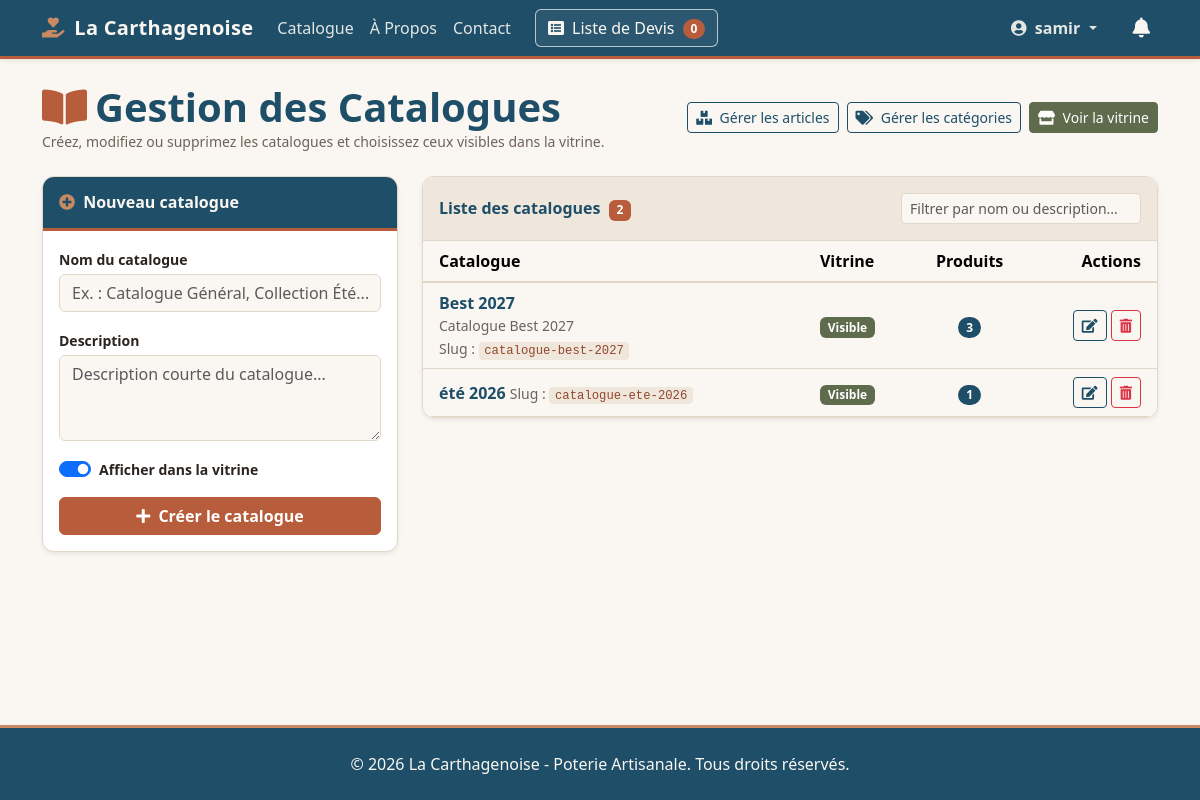
The page /gestion/catalogues/ (signed in) on the database as committed earlier.
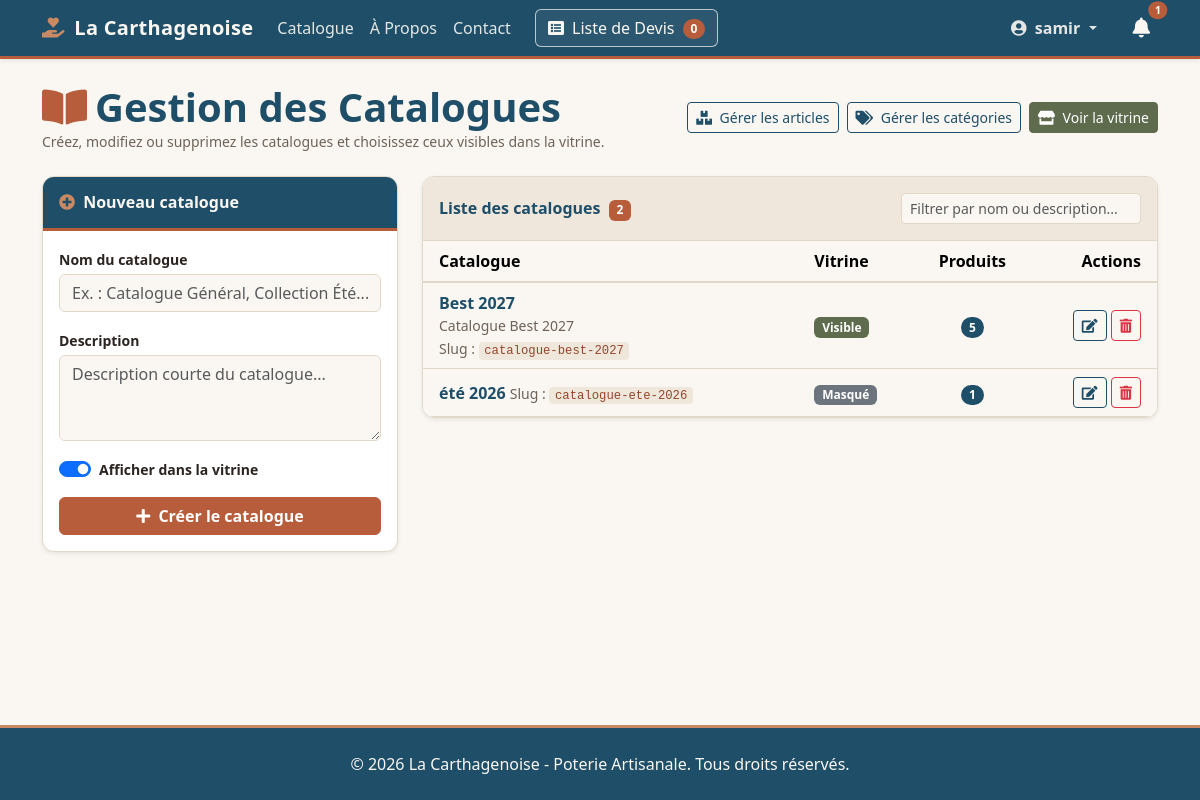
The same page on the database as committed later.
### catalogue/models.py (models this page shows, shortened)
class Catalogue(models.Model):
    nom = models.CharField(max_length=150, verbose_name="Nom du catalogue")
    slug = models.SlugField(unique=True, max_length=150, blank=True)
    description = models.TextField(blank=True, verbose_name="Description")
    actif = models.BooleanField(default=True, verbose_name="Actif")
    date_creation = models.DateTimeField(auto_now_add=True)
    class Meta:
        verbose_name = "Catalogue"
        verbose_name_plural = "Catalogues"
        ordering = ['-date_creation']

### catalogue/views.py (the view)
# urls.py: path('gestion/catalogues/', views.liste_catalogues_admin,
@staff_member_required(login_url='utilisateur:login')
def liste_catalogues_admin(request):
    if request.method == 'POST':
        form = CatalogueForm(request.POST)
        if form.is_valid():
            catalogue = form.save()
            messages.success(
                request, f"Le catalogue '{catalogue.nom}' a été créé avec succès."
            )
            return redirect('catalogue:liste_catalogues_admin')
    else:
        form = CatalogueForm()
    catalogues = Catalogue.objects.annotate(
        nb_produits=Count('produits', distinct=True)
    ).order_by('-date_creation')
    return render(
        request,
        'catalogue/admin_catalogues.html',
        {
            'catalogues': catalogues,
            'form': form,
        },
    )

### devis/templatetags/devis_extras.py (called while the page is built)
@register.simple_tag(takes_context=True)
def devis_count(context):
    request = context['request']
    devis_panier = request.session.get(DEVIS_SESSION_KEY)
    if devis_panier:
        return len(devis_panier)
    return 0

### pages/context_processors.py (called while the page is built)
def _est_admin(user):
    return bool(
        user.is_authenticated and (user.is_staff or user.is_superuser)
    )

def _queryset_messages_pour_utilisateur(user):
    if _est_admin(user):
        return MessageContact.objects.all()
    email_user = (user.email or '').strip()
    filtre = Q(email__iexact=email_user) if email_user else Q(pk__in=[])
    if _a_champ_utilisateur():
        filtre = Q(utilisateur=user) | filtre
    return MessageContact.objects.filter(filtre)

### catalogue/templates/catalogue/admin_catalogues.html (shortened to what the changed rows need)
{% extends 'base.html' %}
{% block content %}
  <div class="d-flex flex-wrap justify-content-between align-items-center gap-2 mb-4">
    <div>
      <h1 class="fw-bold mb-0 titre-poterie">
        <i class="fas fa-book-open me-2" style="color: var(--poterie-terracotta);"></i>Gestion des Catalogues
      </h1>
    </div>
  </div>
  <div class="row g-4">
    <div class="col-lg-8">
      <div class="card shadow-sm card-poterie">
        <div class="card-body p-0">
          <div class="table-responsive">
            <table class="table table-hover table-poterie align-middle mb-0" id="tableCatalogues">
              <thead>
                <tr>
                  <th class="ps-3">Catalogue</th>
                  <th>Vitrine</th>
                  <th class="text-center">Produits</th>
                  <th class="text-end pe-3">Actions</th>
                </tr>
              </thead>
              <tbody>
                {% for cat_b in catalogues %}
                  <tr class="catalogue-row">
                    <td class="ps-3 catalogue-info">
                      <a href="{% url 'catalogue:liste_par_catalogue' catalogue_slug=cat_b.slug %}"
                         class="fw-semibold text-decoration-none titre-poterie">
                        {{ cat_b.nom }}
                      </a>
                      {% if cat_b.description %}
                        <div class="text-poterie-muted small">{{ cat_b.description|truncatechars:90 }}</div>
                      {% endif %}
                      <small class="text-poterie-muted">Slug : <code class="code-slug">{{ cat_b.slug }}</code></small>
                    </td>
                    <td>
                      {% if cat_b.actif %}
                        <span class="badge badge-olive">Visible</span>
                      {% else %}
                        <span class="badge bg-secondary">Masqué</span>
                      {% endif %}
                    </td>
                    <td class="text-center">
                      <span class="badge badge-bleu rounded-pill">{{ cat_b.nb_produits|default:0 }}</span>
                    </td>
                    <td class="text-end pe-3 text-nowrap">
                      <a href="{% url 'catalogue:modifier_catalogue' cat_b.id %}"
                         class="btn btn-sm btn-outline-bleu"
                         title="Modifier">
                        <i class="fas fa-edit"></i>
                      </a>
                      <a href="{% url 'catalogue:supprimer_catalogue' cat_b.id %}"
                         class="btn btn-sm btn-outline-danger"
                         title="Supprimer">
                        <i class="fas fa-trash-alt"></i>
                      </a>
                    </td>
                  </tr>
                {% empty %}
                  <tr id="emptyInitialCatalogueRow">
                    <td colspan="4" class="text-center py-4 text-poterie-muted">
                      Aucun catalogue enregistré pour le moment.
                    </td>
                  </tr>
                {% endfor %}
              </tbody>
            </table>
          </div>
        </div>
      </div>
    </div>
  </div>
{% endblock %}

### templates/includes/navbar.html (shortened to what this page needs)
{% load devis_extras %}
<header>
  <nav class="navbar navbar-expand-lg navbar-dark navbar-poterie shadow-sm" style="background-color: #1E4E68; border-bottom: 3px solid #B85D3B;">
    <div class="container">
      <a class="navbar-brand text-white fw-bold" href="{% url 'catalogue:liste_produits' %}" style="color: #FAF7F2 !important;">
        <i class="fas fa-hand-holding-heart me-1" style="color: #C98A63;"></i> La Carthagenoise
      </a>
      <div class="d-flex align-items-center gap-2 order-lg-2 ms-auto ms-lg-3">
        {% if user.is_authenticated %}
          <a
            href="{% url 'pages:liste_messages_contact' %}"
            class="nav-link position-relative d-inline-flex align-items-center p-2"
            title="{% if user.is_staff %}Messages non lus{% else %}Réponses non lues{% endif %}"
            aria-label="{% if user.is_staff %}Messages non lus{% else %}Réponses non lues{% endif %}"
          >
            <i class="fas fa-bell fs-5" style="color: #FAF7F2;"></i>
            {% if nb_messages_non_lus > 0 %}
              <span
                class="position-absolute top-0 start-100 translate-middle badge rounded-pill badge-terracotta"
                style="font-size: 0.65rem;"
              >
                {{ nb_messages_non_lus }}
              </span>
            {% endif %}
          </a>
        {% endif %}
      </div>
      <div class="collapse navbar-collapse order-lg-1" id="navbarNav">
        <ul class="navbar-nav mb-2 mb-lg-0">
          <li class="nav-item">
            <a class="nav-link" href="{% url 'catalogue:liste_produits' %}">Catalogue</a>
          </li>
          <li class="nav-item">
            <a class="nav-link" href="{% url 'pages:a_propos' %}">À Propos</a>
          </li>
          <li class="nav-item">
            <a class="nav-link" href="{% url 'pages:contact' %}">Contact</a>
          </li>
        </ul>
        <div class="d-flex align-items-center my-2 my-lg-0 ms-lg-3">
          <a href="{% url 'devis:view_devis' %}" class="btn btn-devis-poterie text-nowrap" style="color: #FAF7F2 !important; border-color: rgba(250, 247, 242, 0.7);">
            <i class="fas fa-list-alt me-1"></i> Liste de Devis
            <span class="badge rounded-pill badge-terracotta ms-1">{% devis_count %}</span>
          </a>
        </div>
        <div class="d-flex align-items-center flex-wrap gap-2 ms-lg-auto">
          <ul class="navbar-nav align-items-lg-center">
            {% if user.is_authenticated %}
              <li class="nav-item dropdown">
                <button class="btn btn-user-poterie dropdown-toggle fw-bold border-0 bg-transparent text-nowrap" type="button" id="userDropdown" data-bs-toggle="dropdown" aria-expanded="false">
                  <i class="fas fa-user-circle me-1"></i> {{ user.get_full_name|default:user.username }}
                </button>
              </li>
            {% endif %}
          </ul>
        </div>
      </div>
    </div>
  </nav>
</header>

Rows that differ between the two databases and show on the page:
computed for Catalogue "Best 2027": nb_produits "3" → "5"
changed Catalogue "été 2026": actif "Visible" → "Masqué"
Other text that changed with them:
{{ nb_messages_non_lus }}: (not shown) → "1"
